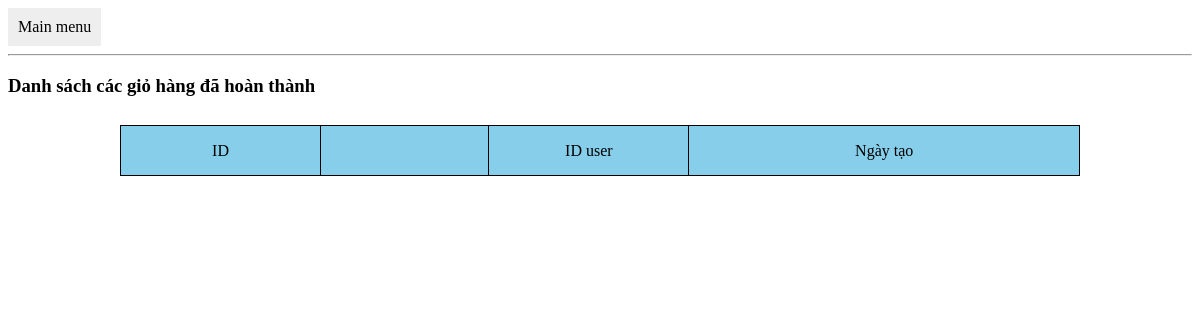
The app's page /admin/data_history.php, older data.
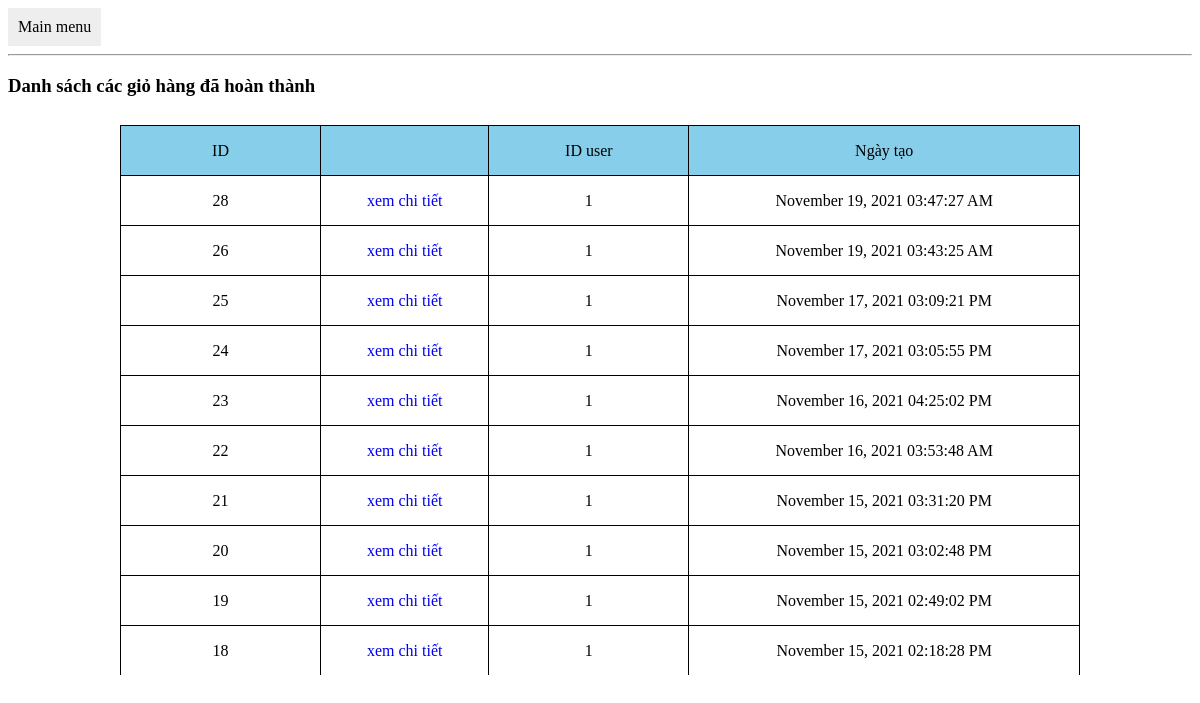
The same page, newer data.
### tables this page shows
CREATE TABLE `tbl_gio_hang` (
  `id_cart` int(100) NOT NULL,
  `id_user` int(100) NOT NULL,
  `status` varchar(100) NOT NULL,
  `date` date NOT NULL,
  `time` varchar(100) NOT NULL
);

### classes/func.php (called while the page is built, shortened)
<?php
    function query_id_don_hang_done($mysqli){
        $sql ="SELECT * FROM tbl_gio_hang WHERE status='done'  ORDER BY id_cart DESC";
        $query=mysqli_query($mysqli,$sql);
        return $query;
    }
?>

### admin/data_history.php (the view, shortened to what this page needs)
                <div class="menu">
                        <a href="index.php">Main menu</a>
                </div>
                <hr>
<?php
        include('../config/config.php');
        include('../classes/func.php');
        $query_id_gio_hang =query_id_don_hang_done($mysqli);
            ?>
                <h3>Danh sách các giỏ hàng đã hoàn thành</h3>
                <div class="main-body">
                    <table>
                            <tr style="background-color:skyblue">
                                <td style="width:60px">ID</td>
                                <td style="width:50px"></td>
                                <td style="width:60px">ID user</td>
                                <td style="width:120px">Ngày tạo</td>
                            </tr>
                            <?php while($row_don_hang = mysqli_fetch_array($query_id_gio_hang)){?>
                            <tr>
                                    <td><?php echo $row_don_hang['id_cart'];?></td>
                                    <td><a href="data_history.php?detail=show&id_cart=<?php echo $row_don_hang['id_cart'];?>">xem chi tiết</a></td>
                                    <td><?php echo $row_don_hang['id_user'];?></td>
                                    <td><?php echo $row_don_hang['time'];?></td>
                            </tr>
                            <?php } ?>
                     </table>
                </div>

Row changes from the older to the newer data that the page shows:
added tbl_gio_hang: id_cart "28", id_user "1", time "November 19, 2021 03:47:27 AM"
added tbl_gio_hang: id_cart "26", id_user "1", time "November 19, 2021 03:43:25 AM"
added tbl_gio_hang: id_cart "25", id_user "1", time "November 17, 2021 03:09:21 PM"
added tbl_gio_hang: id_cart "24", id_user "1", time "November 17, 2021 03:05:55 PM"
added tbl_gio_hang: id_cart "23", id_user "1", time "November 16, 2021 04:25:02 PM"
added tbl_gio_hang: id_cart "22", id_user "1", time "November 16, 2021 03:53:48 AM"
added tbl_gio_hang: id_cart "21", id_user "1", time "November 15, 2021 03:31:20 PM"
added tbl_gio_hang: id_cart "20", id_user "1", time "November 15, 2021 03:02:48 PM"
added tbl_gio_hang: id_cart "19", id_user "1", time "November 15, 2021 02:49:02 PM"
added tbl_gio_hang: id_cart "18", id_user "1", time "November 15, 2021 02:18:28 PM"
